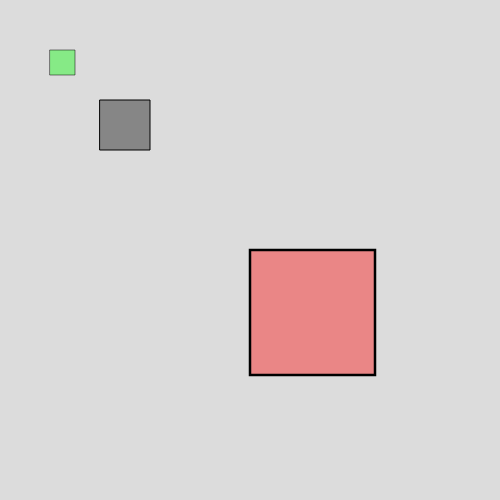
Frame 1 (no input)
Frame 60 (no input): identical to frame 1, image omitted
Frame 120 (the mouse pressed at the canvas centre since frame 60): identical to frame 1, image omitted

The p5.js sketch that drew this single still picture (run headless with seeded random() and noise() and a simulated clock; from frame 60 on, the mouse is pressed at the canvas centre):

// p5.js sketch
// ── sketch.js

function setup() {
  createCanvas(500, 500);
}


function draw() {
  background(220)
  fill(0,100)
  rect(100,100,50)

  push()
  fill(255,0,0,100)
  scale(2.5)
  rect(100,100,50)
  pop()

  push()
  fill(0,255,0,100)
  scale(0.5)
  rect(100,100,50)
  pop()

}
